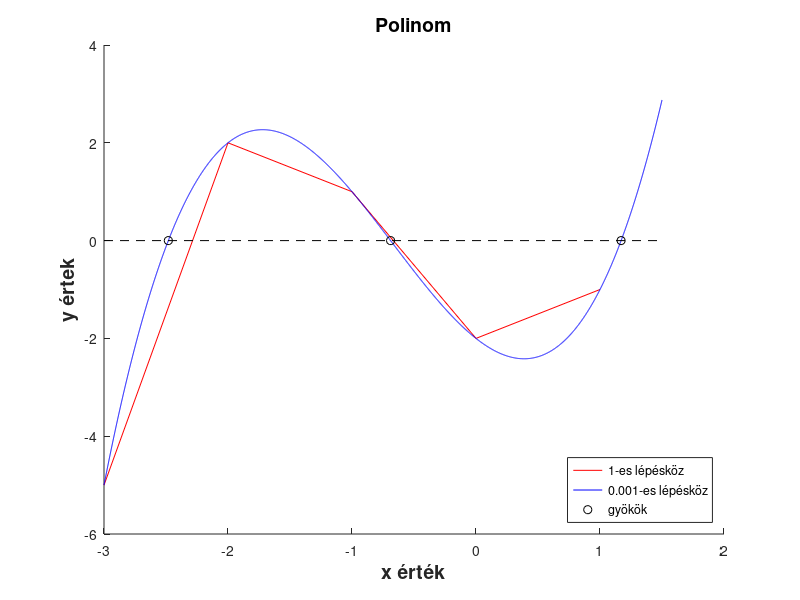
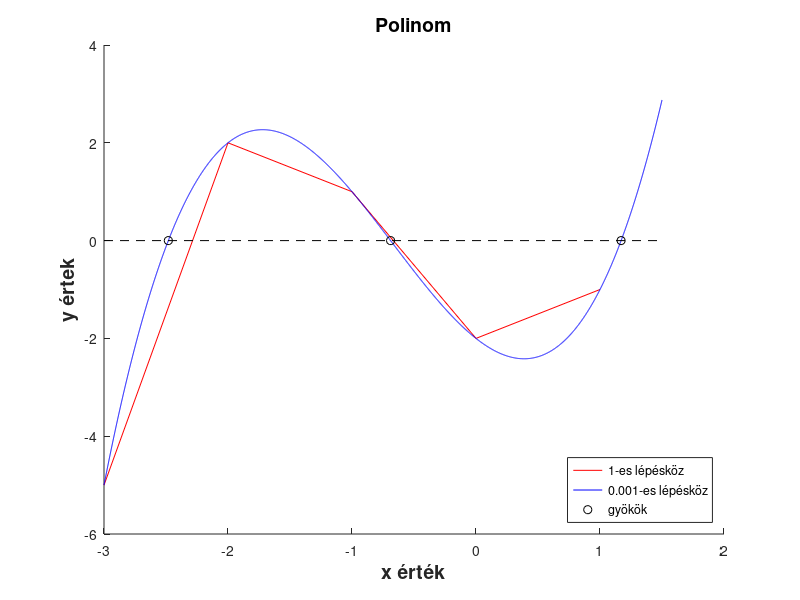
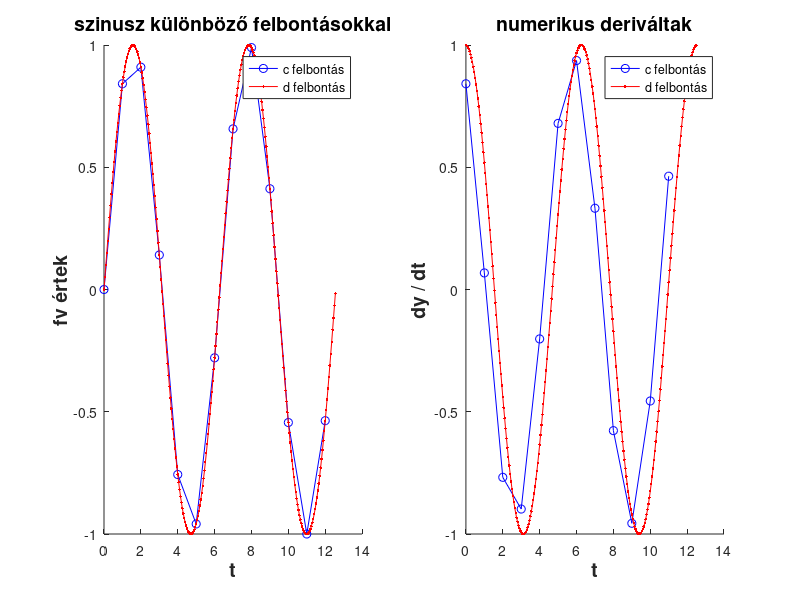
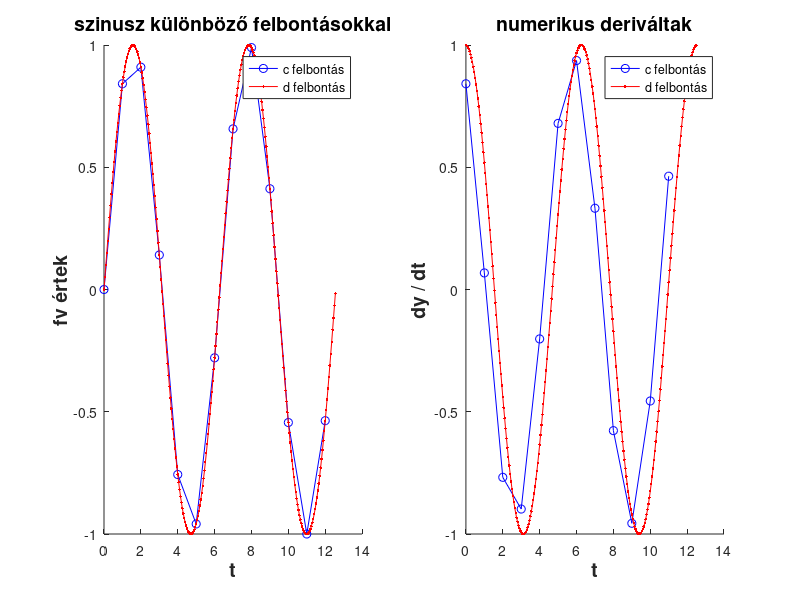

MATLAB code to generate these figures, in order:
function [abrak]=gyak9_f94_BUGE0Q()
	
	a=1; b=2; c=-2; d=-2; e=-3; f=1.5;
	x1=e:1:f;
	x2=e:0.001:f;
	
	p = [a b c d]
	o = roots(p);
	y1= polyval(p,x1);
	y2= polyval(p,x2);
	
	abrak(1) = figure;
	
	hold on;
	xlabel('x érték','FontSize', 14,...
 	'FontWeight', 'bold');
	ylabel('y értek', 'FontSize', 14,...
 	'FontWeight', 'bold');
	title('Polinom', 'FontSize', 14,...
 	'FontWeight', 'bold');
	plot(x1,y1,'r');
	plot(x2,y2,'b');
	plot(o,zeros(size(o)),'ko');
	plot([e,f],[0,0],'k--');
	legend('1-es lépésköz','0.001-es lépésköz','gyökök','location','southeast');
	hold off;

	print(abrak(1), '-depsc2', 'f011');
	print(abrak(1), '-dpng', 'f012');
	
	a=0; b=4*pi; c=1; d=0.05;
	x1 = a:c:b;
	x2 = a:d:b;
	
	s1 = sin(x1);
	s2 = sin(x2);
	
	abrak(2) = figure;
	subplot(1,2,1);
	xlabel('t','FontSize', 14,...
 	'FontWeight', 'bold');
	ylabel('fv értek', 'FontSize', 14,...
 	'FontWeight', 'bold');
	title('szinusz különböző felbontásokkal', 'FontSize', 14,...
 	'FontWeight', 'bold');
	hold on;
	plot(x1,s1,'b-o');
	plot(x2,s2,'r.-');
	legend('c felbontás','d felbontás');
	hold off;
	
	subplot(1,2,2);
	xlabel('t','FontSize', 14,...
 	'FontWeight', 'bold');
	ylabel('dy / dt', 'FontSize', 14,...
 	'FontWeight', 'bold');
	title('numerikus deriváltak', 'FontSize', 14,...
 	'FontWeight', 'bold');
	hold on;
	
	d1 = diff(s1) ./ diff(x1);
	d2 = diff(s2) ./ diff(x2);
	
	plot(x1(1:end-1),d1,'b-o');
	plot(x2(1:end-1),d2,'r.-');
	legend('c felbontás','d felbontás');
	hold off;

	print(abrak(2), '-depsc2', 'f021');
	print(abrak(2), '-dpng', 'f022');
	

	a=1.5; b=2; c=0.5; d=-2; e=3; t0=1.5;
	p = [a b c d];

	x = -e:0.001:e;
	y = polyval(p,x);
	
	y0 = polyval(p,t0)
	
	x_t = [t0-1e-9 t0+1e-9]; 
	y_t = polyval(p,x_t);
	
	d = diff(y_t) ./ diff(x_t);
	
	abrak(3) = figure;
	hold on;
	xlabel('x','FontSize', 14,...
 	'FontWeight', 'bold');
	ylabel('y', 'FontSize', 14,...
 	'FontWeight', 'bold');
	title('Érintő adott pontban', 'FontSize', 14,...
 	'FontWeight', 'bold');
	plot(x,y);
	plot(t0,y0,'ko');
	plot([t0-1 t0+1], [y0-d y0+d],'r');
	legend('fv. értékek','deriválási hely','érintő egyenes','location','northwest');
	hold off;

	print(abrak(3), '-depsc2', 'f031');
	print(abrak(3), '-dpng', 'f032');

	
	y = [100, 150]; t = [0, 20];
	mu = [200 300];

	F = @(t,y) [(1-y(2)/mu(2))*y(1); -(1-y(1)/mu(1))*y(2)] 
	
	[px,py] = ode45(F,t,y);
	abrak(4) = figure;
	subplot(2,1,1);
	xlabel('t','FontSize', 12,'FontWeight', 'bold');
	ylabel('egyedszám','FontSize', 12,'FontWeight', 'bold');
	title('Predator-Prey Modell', 'FontSize', 14,'FontWeight', 'bold');
	hold on;
	plot(px,py(:,1),'g','LineWidth',2);
	plot(px,py(:,2),'b','LineWidth',2);
	legend('zsákmány','ragadozó');
	hold off;
	subplot(2,1,2);
	xlabel('zsákmányok száma','FontSize', 12,'FontWeight', 'bold');
	ylabel('ragadozók száma','FontSize', 12,'FontWeight', 'bold');
	title('Fázisgörbe', 'FontSize', 14,'FontWeight', 'bold');
	hold on;
	plot(py(:,1),py(:,2),'b');
	hold off;

	print(abrak(4), '-depsc2', 'f041');
	print(abrak(4), '-dpng', 'f042');
	

	t= [0, 1.4]; y=[5, 7, 9];
	F = @(t,y) [1.2*y(1)+4.1*y(2)-1.7*y(3); -8*y(1)-1.4*y(2)+2.1*y(3); 2.1*y(1)-7.2*y(2)+1.3*y(3)]

	[px py] = ode45(F,t,y);
	
	felt = py(:,1) > py(:,2) & py(:,1) < py(:,3);
	my = py(felt,1);
	mx = px(felt);
	
	abrak(5) = figure;
	xlabel('idő','FontSize', 12,'FontWeight', 'bold');
	ylabel('koncentráció','FontSize', 12,'FontWeight', 'bold');
	hold on;
	plot(px,py(:,1),'b','LineWidth',2);
	plot(px,py(:,2),'k','LineWidth',2);
	plot(px,py(:,3),'r','LineWidth',2);
	legend('A','B','C','Location','southwest');
	plot(mx,my,'s g','MarkerFaceColor','g');
	hold off;


	print(abrak(5), '-depsc2', 'f051');
	print(abrak(5), '-dpng', 'f052');

end